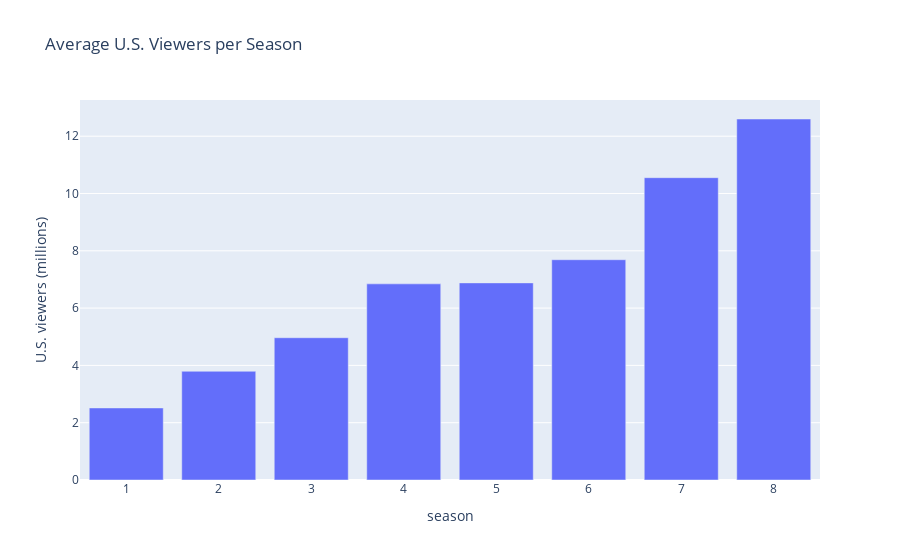

Write notebook code for a chart like this one.
### Code cell
# Create a bar chart for average U.S. viewers per season
fig = px.bar(numOfViewsPerSeason, x='season', y='U.S. viewers (millions)', title='Average U.S. Viewers per Season')
fig.show()

### Figure 1 — Plotly figure (JSON) as saved in the notebook; plotly's stock layout.template omitted (floating-point values rounded to 4 significant figures)
{"data": [{"alignmentgroup": "True", "hovertemplate": "season=%{x}<br>U.S. viewers (millions)=%{y}<extra></extra>", "legendgroup": "", "marker": {"color": "#636efa", "pattern": {"shape": ""}}, "name": "", "offsetgroup": "", "orientation": "v", "showlegend": false, "textposition": "auto", "type": "bar", "x": [1, 2, 3, 4, 5, 6, 7, 8], "xaxis": "x", "y": [2.515, 3.795, 4.966, 6.846, 6.88, 7.688, 10.55, 12.6], "yaxis": "y"}], "layout": {"autosize": true, "barmode": "relative", "legend": {"tracegroupgap": 0}, "title": {"text": "Average U.S. Viewers per Season"}, "xaxis": {"anchor": "y", "autorange": true, "domain": [0, 1], "range": [0.5, 8.5], "title": {"text": "season"}, "type": "linear"}, "yaxis": {"anchor": "x", "autorange": true, "domain": [0, 1], "range": [0, 13.26], "title": {"text": "U.S. viewers (millions)"}, "type": "linear"}}}
